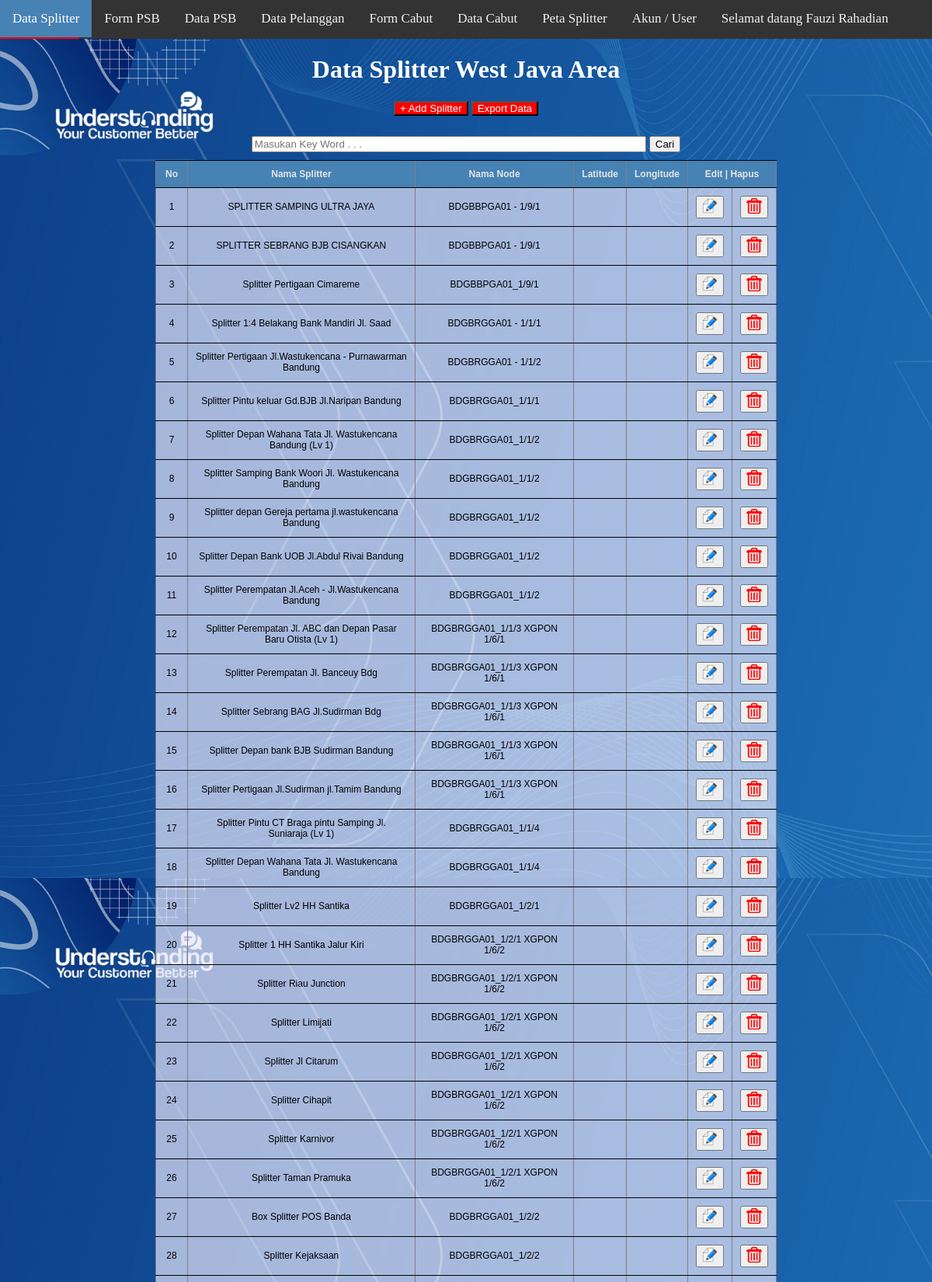
Screenshot of /fo/Data Splitter/admin_splitter.php (signed in, upper part) with the database file from the repository.
### tables this page shows
CREATE TABLE `tb_splitter` (
  `nama_splitter` text NOT NULL,
  `nama_node` text NOT NULL,
  `latlong` text NOT NULL,
  `input1` text NOT NULL,
  `input2` text NOT NULL,
  `output1` text NOT NULL,
  `output2` text NOT NULL,
  `output3` text NOT NULL,
  `output4` text NOT NULL,
  `output5` text NOT NULL,
  `output6` text NOT NULL,
  `output7` text NOT NULL,
  `output8` text NOT NULL,
  `updated` text DEFAULT NULL
);

### fo/Data Splitter/admin_splitter.php (the view, shortened to what this page needs)
<!DOCTYPE html>
<html lang="en">
<head>
    <link rel="stylesheet" type="text/css" href="../style.css">
</head>
<body>
  <header id="header">
      <div class="header">
          <a class="active" href="admin_splitter.php">Data Splitter</a>
          <a href="../PSB/form_psb.php">Form PSB</a>
          <a href="../PSB/data_psb.php">Data PSB</a>
          <a href="../Pelanggan/data_pelanggan.php">Data Pelanggan</a>
          <a href="../Cabut/form_cabut.php">Form Cabut</a>
          <a href="../Cabut/data_cabut.php">Data Cabut</a>
          <a href="../Peta/peta.php">Peta Splitter</a>
          <a href="../User/user.php">Akun / User</a>
          <a style=" font-family: calibri; font-size: 10; text-align: right;"><?php session_start(); echo "Selamat datang ". $_SESSION['username'];  ?></a>
          <a style="background-color: red;" href="../logout.php" onclick="return confirm('Apakah Anda Yakin Untuk Logout ?')">LOGOUT</a>
      </div>
  </header>
  <main>
      <div class="innertube">
       <h1 style="color: white; text-align: center;">Data Splitter West Java Area</h1>
      <p align="center">
      <button style="background-color: red; color: white; padding-bottom: 0; padding-top: 0;" onclick="location.href='add_splitter.php'">+ Add Splitter</button>
      <button style="background-color: red; color: white; padding-bottom: 0; padding-top: 0;" onclick="location.href='export.php'">Export Data</button>
      </p>
      <form action="<?php echo $_SERVER["PHP_SELF"];?>" method="post" style="text-align: center; padding:  10px;">
        <input name="kata_kunci" style="width: 500px" class="search" type="text" placeholder="Masukan Key Word . . .">
        <input class="button" type="submit" value="Cari">
      </form>
      <table border="1" width="800px">
          <tr>
            <th style="text-align: center;">No</th>
            <th style="text-align: center;">Nama Splitter</th>
            <th style="text-align: center;">Nama Node</th>
            <th style="text-align: center;">Latitude</th>
            <th style="text-align: center;">Longitude</th>
            <th colspan="2" style="text-align: center;">Edit  | Hapus</th>
          </tr>
          <?php
          include "../koneksi.php";
          if (isset($_POST['kata_kunci'])) {
              $kata_kunci=trim($_POST['kata_kunci']);
              $sql="select * from tb_splitter where nama_splitter like '%".$kata_kunci."%' or nama_node like '%".$kata_kunci."%' order by nama_node asc";
          }else {
              $sql="select * from tb_splitter order by nama_node asc";
          }
          $hasil=mysqli_query($link,$sql);
          $no=0;
          while ($row = mysqli_fetch_array($hasil)) {
              $no++;
          ?>
                  <tbody>
                  <tr>
                      <td><?php echo $no;?></td>
                      <td><?php echo $row["nama_splitter"]; ?></td>
                      <td><?php echo $row["nama_node"];   ?></td>
                      <td><?php echo $row["lat"];   ?></td>
                      <td><?php echo $row["lng"];   ?></td>
                      <td><a href="update_splitter.php?id=<?php echo $row["nama_splitter"]; ?>"><button><img style="height: 20px; width: 20px" src="edit.png"></button></a></td>
                      <td><a href="hapus.php?id=<?php echo $row["nama_splitter"]; ?>" onclick="return confirm('Apakah Anda Yakin Untuk Menghapus Data Splitter ini ?')"><button><img style="height: 20px; width: 20px" src="../Pelanggan/hapus.png"></button></a></td>
                  </tr>
                  </tbody>
          <?php
          }
          ?>
      </table>
      </div>
    </main>
</body>
</html>

### fo/Data Splitter/admin_splitter.php (style rules this page uses)
main { background-image: url(la.png); position: fixed; top: 50px; bottom: 30px; left: 0; right: 0; overflow: auto; }
#header { position: absolute; top: 0; left: 0; width: 100%; height: 50px; overflow: hidden; background: #333; }
.innertube { margin: 0px; }
p { color: black; }
table { border-collapse:collapse; border-spacing:0; font-family: sans-serif; font-size:12px; padding-left:300px; margin:auto; background-color: rgb(230, 230, 250, 0.7); }
table th { font-weight:bold; padding:10px; color:#e5e5e5; background-color:rgb(70, 130, 180); border-top:1px black solid; border-bottom:1px black solid; }
table td { padding:10px; border-top:1px black solid; border-bottom:1px black solid; text-align:center; }
.header a { float: left; color: #f2f2f2; text-align: center; padding: 14px 16px; text-decoration: none; font-size: 17px; font-family: calibri; }
.header a.active { background-color: rgb(70, 130, 180); color: white; }

### rows the page displays
tb_splitter: nama_splitter "SPLITTER SAMPING ULTRA JAYA", nama_node "BDGBBPGA01 - 1/9/1"
tb_splitter: nama_splitter "SPLITTER SEBRANG BJB CISANGKAN", nama_node "BDGBBPGA01 - 1/9/1"
tb_splitter: nama_splitter "Splitter Pertigaan Cimareme", nama_node "BDGBBPGA01_1/9/1"
tb_splitter: nama_splitter "Splitter 1:4 Belakang Bank Mandiri Jl. Saad", nama_node "BDGBRGGA01 - 1/1/1"
tb_splitter: nama_splitter "Splitter Pertigaan Jl.Wastukencana - Purnawarman Bandung", nama_node "BDGBRGGA01 - 1/1/2"
tb_splitter: nama_splitter "Splitter Pintu keluar Gd.BJB Jl.Naripan Bandung", nama_node "BDGBRGGA01_1/1/1"
tb_splitter: nama_splitter "Splitter Depan Wahana Tata Jl. Wastukencana Bandung (Lv 1)", nama_node "BDGBRGGA01_1/1/2"
tb_splitter: nama_splitter "Splitter Samping Bank Woori Jl. Wastukencana Bandung", nama_node "BDGBRGGA01_1/1/2"
tb_splitter: nama_splitter "Splitter depan Gereja pertama jl.wastukencana Bandung", nama_node "BDGBRGGA01_1/1/2"
tb_splitter: nama_splitter "Splitter Depan Bank UOB Jl.Abdul Rivai Bandung", nama_node "BDGBRGGA01_1/1/2"
tb_splitter: nama_splitter "Splitter Perempatan Jl.Aceh - Jl.Wastukencana Bandung", nama_node "BDGBRGGA01_1/1/2"
tb_splitter: nama_splitter "Splitter Perempatan Jl. ABC dan Depan Pasar Baru Otista (Lv 1)", nama_node "BDGBRGGA01_1/1/3 XGPON 1/6/1"
tb_splitter: nama_splitter "Splitter Perempatan Jl. Banceuy Bdg", nama_node "BDGBRGGA01_1/1/3 XGPON 1/6/1"
tb_splitter: nama_splitter "Splitter Sebrang BAG Jl.Sudirman Bdg", nama_node "BDGBRGGA01_1/1/3 XGPON 1/6/1"
tb_splitter: nama_splitter "Splitter Depan bank BJB Sudirman Bandung", nama_node "BDGBRGGA01_1/1/3 XGPON 1/6/1"
tb_splitter: nama_splitter "Splitter Pertigaan Jl.Sudirman jl.Tamim Bandung", nama_node "BDGBRGGA01_1/1/3 XGPON 1/6/1"
tb_splitter: nama_splitter "Splitter Pintu CT Braga pintu Samping Jl. Suniaraja (Lv 1)", nama_node "BDGBRGGA01_1/1/4"
tb_splitter: nama_splitter "Splitter Depan Wahana Tata Jl. Wastukencana Bandung", nama_node "BDGBRGGA01_1/1/4"
tb_splitter: nama_splitter "Splitter Lv2 HH Santika", nama_node "BDGBRGGA01_1/2/1"
tb_splitter: nama_splitter "Splitter 1 HH Santika Jalur Kiri", nama_node "BDGBRGGA01_1/2/1 XGPON 1/6/2"
tb_splitter: nama_splitter "Splitter Riau Junction", nama_node "BDGBRGGA01_1/2/1 XGPON 1/6/2"
tb_splitter: nama_splitter "Splitter Limijati", nama_node "BDGBRGGA01_1/2/1 XGPON 1/6/2"
tb_splitter: nama_splitter "Splitter Jl Citarum", nama_node "BDGBRGGA01_1/2/1 XGPON 1/6/2"
tb_splitter: nama_splitter "Splitter Cihapit", nama_node "BDGBRGGA01_1/2/1 XGPON 1/6/2"
tb_splitter: nama_splitter "Splitter Karnivor", nama_node "BDGBRGGA01_1/2/1 XGPON 1/6/2"
tb_splitter: nama_splitter "Splitter Taman Pramuka", nama_node "BDGBRGGA01_1/2/1 XGPON 1/6/2"
tb_splitter: nama_splitter "Box Splitter POS Banda", nama_node "BDGBRGGA01_1/2/2"
tb_splitter: nama_splitter "Splitter Kejaksaan", nama_node "BDGBRGGA01_1/2/2"

### other values shown
$_SESSION['username'] "Fauzi Rahadian"
